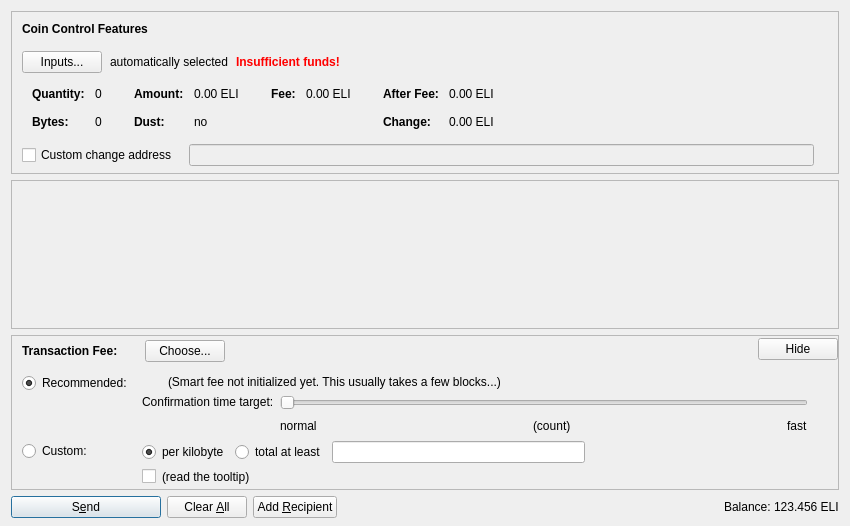
<?xml version="1.0" encoding="UTF-8"?>
<ui version="4.0">
 <class>SendCoinsDialog</class>
 <widget class="QDialog" name="SendCoinsDialog">
  <property name="geometry">
   <rect>
    <x>0</x>
    <y>0</y>
    <width>850</width>
    <height>526</height>
   </rect>
  </property>
  <property name="windowTitle">
   <string>Send Coins</string>
  </property>
  <layout class="QVBoxLayout" name="verticalLayout" stretch="0,1,0,0">
   <property name="bottomMargin">
    <number>8</number>
   </property>
   <item>
    <widget class="QFrame" name="frameCoinControl">
     <property name="sizePolicy">
      <sizepolicy hsizetype="Expanding" vsizetype="Expanding">
       <horstretch>0</horstretch>
       <verstretch>0</verstretch>
      </sizepolicy>
     </property>
     <property name="maximumSize">
      <size>
       <width>16777215</width>
       <height>16777215</height>
      </size>
     </property>
     <property name="frameShape">
      <enum>QFrame::StyledPanel</enum>
     </property>
     <property name="frameShadow">
      <enum>QFrame::Sunken</enum>
     </property>
     <layout class="QVBoxLayout" name="verticalLayoutCoinControl2">
      <property name="spacing">
       <number>0</number>
      </property>
      <property name="leftMargin">
       <number>0</number>
      </property>
      <property name="topMargin">
       <number>0</number>
      </property>
      <property name="rightMargin">
       <number>0</number>
      </property>
      <property name="bottomMargin">
       <number>6</number>
      </property>
      <item>
       <layout class="QVBoxLayout" name="verticalLayoutCoinControl" stretch="0,0,0,0,1">
        <property name="spacing">
         <number>0</number>
        </property>
        <property name="leftMargin">
         <number>10</number>
        </property>
        <property name="topMargin">
         <number>10</number>
        </property>
        <item>
         <layout class="QHBoxLayout" name="horizontalLayoutCoinControl1">
          <property name="bottomMargin">
           <number>15</number>
          </property>
          <item>
           <widget class="QLabel" name="labelCoinControlFeatures">
            <property name="sizePolicy">
             <sizepolicy hsizetype="Preferred" vsizetype="Maximum">
              <horstretch>0</horstretch>
              <verstretch>0</verstretch>
             </sizepolicy>
            </property>
            <property name="font">
             <font>
              <weight>75</weight>
              <bold>true</bold>
             </font>
            </property>
            <property name="styleSheet">
             <string notr="true">font-weight:bold;</string>
            </property>
            <property name="text">
             <string>Coin Control Features</string>
            </property>
           </widget>
          </item>
         </layout>
        </item>
        <item>
         <layout class="QHBoxLayout" name="horizontalLayoutCoinControl2" stretch="0,0,0,0">
          <property name="spacing">
           <number>8</number>
          </property>
          <property name="bottomMargin">
           <number>10</number>
          </property>
          <item>
           <widget class="QPushButton" name="pushButtonCoinControl">
            <property name="styleSheet">
             <string notr="true"/>
            </property>
            <property name="text">
             <string>Inputs...</string>
            </property>
            <property name="autoDefault">
             <bool>false</bool>
            </property>
           </widget>
          </item>
          <item>
           <widget class="QLabel" name="labelCoinControlAutomaticallySelected">
            <property name="text">
             <string>automatically selected</string>
            </property>
            <property name="margin">
             <number>5</number>
            </property>
           </widget>
          </item>
          <item>
           <widget class="QLabel" name="labelCoinControlInsuffFunds">
            <property name="font">
             <font>
              <weight>75</weight>
              <bold>true</bold>
             </font>
            </property>
            <property name="styleSheet">
             <string notr="true">color:red;font-weight:bold;</string>
            </property>
            <property name="text">
             <string>Insufficient funds!</string>
            </property>
            <property name="margin">
             <number>5</number>
            </property>
           </widget>
          </item>
          <item>
           <spacer name="horizontalSpacerCoinControl">
            <property name="orientation">
             <enum>Qt::Horizontal</enum>
            </property>
            <property name="sizeHint" stdset="0">
             <size>
              <width>40</width>
              <height>1</height>
             </size>
            </property>
           </spacer>
          </item>
         </layout>
        </item>
        <item>
         <widget class="QWidget" name="widgetCoinControl" native="true">
          <property name="sizePolicy">
           <sizepolicy hsizetype="Preferred" vsizetype="Preferred">
            <horstretch>0</horstretch>
            <verstretch>0</verstretch>
           </sizepolicy>
          </property>
          <property name="minimumSize">
           <size>
            <width>0</width>
            <height>0</height>
           </size>
          </property>
          <property name="styleSheet">
           <string notr="true"/>
          </property>
          <layout class="QHBoxLayout" name="horizontalLayoutCoinControl5">
           <property name="leftMargin">
            <number>0</number>
           </property>
           <property name="topMargin">
            <number>0</number>
           </property>
           <property name="rightMargin">
            <number>0</number>
           </property>
           <property name="bottomMargin">
            <number>0</number>
           </property>
           <item>
            <layout class="QHBoxLayout" name="horizontalLayoutCoinControl3" stretch="0,0,0,1">
             <property name="spacing">
              <number>20</number>
             </property>
             <property name="topMargin">
              <number>0</number>
             </property>
             <property name="bottomMargin">
              <number>10</number>
             </property>
             <item>
              <layout class="QFormLayout" name="formLayoutCoinControl1">
               <property name="horizontalSpacing">
                <number>10</number>
               </property>
               <property name="verticalSpacing">
                <number>14</number>
               </property>
               <property name="leftMargin">
                <number>10</number>
               </property>
               <property name="topMargin">
                <number>4</number>
               </property>
               <property name="rightMargin">
                <number>6</number>
               </property>
               <item row="0" column="0">
                <widget class="QLabel" name="labelCoinControlQuantityText">
                 <property name="font">
                  <font>
                   <weight>75</weight>
                   <bold>true</bold>
                  </font>
                 </property>
                 <property name="text">
                  <string>Quantity:</string>
                 </property>
                 <property name="margin">
                  <number>0</number>
                 </property>
                </widget>
               </item>
               <item row="0" column="1">
                <widget class="QLabel" name="labelCoinControlQuantity">
                 <property name="cursor">
                  <cursorShape>IBeamCursor</cursorShape>
                 </property>
                 <property name="contextMenuPolicy">
                  <enum>Qt::ActionsContextMenu</enum>
                 </property>
                 <property name="text">
                  <string notr="true">0</string>
                 </property>
                 <property name="margin">
                  <number>0</number>
                 </property>
                 <property name="textInteractionFlags">
                  <set>Qt::LinksAccessibleByMouse|Qt::TextSelectableByKeyboard|Qt::TextSelectableByMouse</set>
                 </property>
                </widget>
               </item>
               <item row="1" column="0">
                <widget class="QLabel" name="labelCoinControlBytesText">
                 <property name="font">
                  <font>
                   <weight>75</weight>
                   <bold>true</bold>
                  </font>
                 </property>
                 <property name="text">
                  <string>Bytes:</string>
                 </property>
                </widget>
               </item>
               <item row="1" column="1">
                <widget class="QLabel" name="labelCoinControlBytes">
                 <property name="cursor">
                  <cursorShape>IBeamCursor</cursorShape>
                 </property>
                 <property name="contextMenuPolicy">
                  <enum>Qt::ActionsContextMenu</enum>
                 </property>
                 <property name="text">
                  <string notr="true">0</string>
                 </property>
                 <property name="textInteractionFlags">
                  <set>Qt::LinksAccessibleByMouse|Qt::TextSelectableByKeyboard|Qt::TextSelectableByMouse</set>
                 </property>
                </widget>
               </item>
              </layout>
             </item>
             <item>
              <layout class="QFormLayout" name="formLayoutCoinControl2">
               <property name="horizontalSpacing">
                <number>10</number>
               </property>
               <property name="verticalSpacing">
                <number>14</number>
               </property>
               <property name="leftMargin">
                <number>6</number>
               </property>
               <property name="topMargin">
                <number>4</number>
               </property>
               <property name="rightMargin">
                <number>6</number>
               </property>
               <item row="0" column="0">
                <widget class="QLabel" name="labelCoinControlAmountText">
                 <property name="font">
                  <font>
                   <weight>75</weight>
                   <bold>true</bold>
                  </font>
                 </property>
                 <property name="text">
                  <string>Amount:</string>
                 </property>
                 <property name="margin">
                  <number>0</number>
                 </property>
                </widget>
               </item>
               <item row="0" column="1">
                <widget class="QLabel" name="labelCoinControlAmount">
                 <property name="cursor">
                  <cursorShape>IBeamCursor</cursorShape>
                 </property>
                 <property name="contextMenuPolicy">
                  <enum>Qt::ActionsContextMenu</enum>
                 </property>
                 <property name="text">
                  <string notr="true">0.00 ELI</string>
                 </property>
                 <property name="textInteractionFlags">
                  <set>Qt::LinksAccessibleByMouse|Qt::TextSelectableByKeyboard|Qt::TextSelectableByMouse</set>
                 </property>
                </widget>
               </item>
               <item row="1" column="0">
                <widget class="QLabel" name="labelCoinControlLowOutputText">
                 <property name="font">
                  <font>
                   <weight>75</weight>
                   <bold>true</bold>
                  </font>
                 </property>
                 <property name="text">
                  <string>Dust:</string>
                 </property>
                </widget>
               </item>
               <item row="1" column="1">
                <widget class="QLabel" name="labelCoinControlLowOutput">
                 <property name="cursor">
                  <cursorShape>IBeamCursor</cursorShape>
                 </property>
                 <property name="contextMenuPolicy">
                  <enum>Qt::ActionsContextMenu</enum>
                 </property>
                 <property name="text">
                  <string notr="true">no</string>
                 </property>
                 <property name="textInteractionFlags">
                  <set>Qt::LinksAccessibleByMouse|Qt::TextSelectableByKeyboard|Qt::TextSelectableByMouse</set>
                 </property>
                </widget>
               </item>
              </layout>
             </item>
             <item>
              <layout class="QFormLayout" name="formLayoutCoinControl3">
               <property name="horizontalSpacing">
                <number>10</number>
               </property>
               <property name="verticalSpacing">
                <number>14</number>
               </property>
               <property name="leftMargin">
                <number>6</number>
               </property>
               <property name="topMargin">
                <number>4</number>
               </property>
               <property name="rightMargin">
                <number>6</number>
               </property>
               <item row="0" column="0">
                <widget class="QLabel" name="labelCoinControlFeeText">
                 <property name="font">
                  <font>
                   <weight>75</weight>
                   <bold>true</bold>
                  </font>
                 </property>
                 <property name="text">
                  <string>Fee:</string>
                 </property>
                 <property name="margin">
                  <number>0</number>
                 </property>
                </widget>
               </item>
               <item row="0" column="1">
                <widget class="QLabel" name="labelCoinControlFee">
                 <property name="cursor">
                  <cursorShape>IBeamCursor</cursorShape>
                 </property>
                 <property name="contextMenuPolicy">
                  <enum>Qt::ActionsContextMenu</enum>
                 </property>
                 <property name="text">
                  <string notr="true">0.00 ELI</string>
                 </property>
                 <property name="textInteractionFlags">
                  <set>Qt::LinksAccessibleByMouse|Qt::TextSelectableByKeyboard|Qt::TextSelectableByMouse</set>
                 </property>
                </widget>
               </item>
              </layout>
             </item>
             <item>
              <layout class="QFormLayout" name="formLayoutCoinControl4">
               <property name="horizontalSpacing">
                <number>10</number>
               </property>
               <property name="verticalSpacing">
                <number>14</number>
               </property>
               <property name="leftMargin">
                <number>6</number>
               </property>
               <property name="topMargin">
                <number>4</number>
               </property>
               <property name="rightMargin">
                <number>6</number>
               </property>
               <item row="0" column="0">
                <widget class="QLabel" name="labelCoinControlAfterFeeText">
                 <property name="font">
                  <font>
                   <weight>75</weight>
                   <bold>true</bold>
                  </font>
                 </property>
                 <property name="text">
                  <string>After Fee:</string>
                 </property>
                 <property name="margin">
                  <number>0</number>
                 </property>
                </widget>
               </item>
               <item row="0" column="1">
                <widget class="QLabel" name="labelCoinControlAfterFee">
                 <property name="cursor">
                  <cursorShape>IBeamCursor</cursorShape>
                 </property>
                 <property name="contextMenuPolicy">
                  <enum>Qt::ActionsContextMenu</enum>
                 </property>
                 <property name="text">
                  <string notr="true">0.00 ELI</string>
                 </property>
                 <property name="textInteractionFlags">
                  <set>Qt::LinksAccessibleByMouse|Qt::TextSelectableByKeyboard|Qt::TextSelectableByMouse</set>
                 </property>
                </widget>
               </item>
               <item row="1" column="0">
                <widget class="QLabel" name="labelCoinControlChangeText">
                 <property name="font">
                  <font>
                   <weight>75</weight>
                   <bold>true</bold>
                  </font>
                 </property>
                 <property name="text">
                  <string>Change:</string>
                 </property>
                </widget>
               </item>
               <item row="1" column="1">
                <widget class="QLabel" name="labelCoinControlChange">
                 <property name="cursor">
                  <cursorShape>IBeamCursor</cursorShape>
                 </property>
                 <property name="contextMenuPolicy">
                  <enum>Qt::ActionsContextMenu</enum>
                 </property>
                 <property name="text">
                  <string notr="true">0.00 ELI</string>
                 </property>
                 <property name="textInteractionFlags">
                  <set>Qt::LinksAccessibleByMouse|Qt::TextSelectableByKeyboard|Qt::TextSelectableByMouse</set>
                 </property>
                </widget>
               </item>
              </layout>
             </item>
            </layout>
           </item>
          </layout>
         </widget>
        </item>
        <item>
         <layout class="QHBoxLayout" name="horizontalLayoutCoinControl4" stretch="0,0,0">
          <property name="spacing">
           <number>12</number>
          </property>
          <property name="sizeConstraint">
           <enum>QLayout::SetDefaultConstraint</enum>
          </property>
          <property name="topMargin">
           <number>5</number>
          </property>
          <property name="rightMargin">
           <number>5</number>
          </property>
          <item>
           <widget class="QCheckBox" name="checkBoxCoinControlChange">
            <property name="toolTip">
             <string>If this is activated, but the change address is empty or invalid, change will be sent to a newly generated address.</string>
            </property>
            <property name="text">
             <string>Custom change address</string>
            </property>
           </widget>
          </item>
          <item>
           <widget class="QValidatedLineEdit" name="lineEditCoinControlChange">
            <property name="enabled">
             <bool>false</bool>
            </property>
            <property name="sizePolicy">
             <sizepolicy hsizetype="Expanding" vsizetype="Fixed">
              <horstretch>0</horstretch>
              <verstretch>0</verstretch>
             </sizepolicy>
            </property>
           </widget>
          </item>
          <item>
           <widget class="QLabel" name="labelCoinControlChangeLabel">
            <property name="sizePolicy">
             <sizepolicy hsizetype="Preferred" vsizetype="Expanding">
              <horstretch>0</horstretch>
              <verstretch>0</verstretch>
             </sizepolicy>
            </property>
            <property name="minimumSize">
             <size>
              <width>0</width>
              <height>0</height>
             </size>
            </property>
            <property name="text">
             <string/>
            </property>
            <property name="margin">
             <number>3</number>
            </property>
           </widget>
          </item>
         </layout>
        </item>
        <item>
         <spacer name="verticalSpacerCoinControl">
          <property name="orientation">
           <enum>Qt::Vertical</enum>
          </property>
          <property name="sizeHint" stdset="0">
           <size>
            <width>800</width>
            <height>1</height>
           </size>
          </property>
         </spacer>
        </item>
       </layout>
      </item>
     </layout>
    </widget>
   </item>
   <item>
    <widget class="QScrollArea" name="scrollArea">
     <property name="widgetResizable">
      <bool>true</bool>
     </property>
     <widget class="QWidget" name="scrollAreaWidgetContents">
      <property name="geometry">
       <rect>
        <x>0</x>
        <y>0</y>
        <width>830</width>
        <height>104</height>
       </rect>
      </property>
      <layout class="QVBoxLayout" name="verticalLayout_2" stretch="0,1">
       <property name="leftMargin">
        <number>0</number>
       </property>
       <property name="topMargin">
        <number>0</number>
       </property>
       <property name="rightMargin">
        <number>0</number>
       </property>
       <property name="bottomMargin">
        <number>0</number>
       </property>
       <item>
        <layout class="QVBoxLayout" name="entries">
         <property name="spacing">
          <number>6</number>
         </property>
        </layout>
       </item>
       <item>
        <spacer name="verticalSpacer">
         <property name="orientation">
          <enum>Qt::Vertical</enum>
         </property>
         <property name="sizeHint" stdset="0">
          <size>
           <width>20</width>
           <height>40</height>
          </size>
         </property>
        </spacer>
       </item>
      </layout>
     </widget>
    </widget>
   </item>
   <item>
    <widget class="QFrame" name="frameFee">
     <property name="sizePolicy">
      <sizepolicy hsizetype="Expanding" vsizetype="Expanding">
       <horstretch>0</horstretch>
       <verstretch>0</verstretch>
      </sizepolicy>
     </property>
     <property name="maximumSize">
      <size>
       <width>16777215</width>
       <height>16777215</height>
      </size>
     </property>
     <property name="frameShape">
      <enum>QFrame::StyledPanel</enum>
     </property>
     <property name="frameShadow">
      <enum>QFrame::Sunken</enum>
     </property>
     <layout class="QVBoxLayout" name="verticalLayoutFee1">
      <property name="spacing">
       <number>0</number>
      </property>
      <property name="leftMargin">
       <number>0</number>
      </property>
      <property name="topMargin">
       <number>0</number>
      </property>
      <property name="rightMargin">
       <number>0</number>
      </property>
      <property name="bottomMargin">
       <number>0</number>
      </property>
      <item>
       <layout class="QVBoxLayout" name="verticalLayoutFee2" stretch="0,0,0">
        <property name="spacing">
         <number>0</number>
        </property>
        <property name="leftMargin">
         <number>10</number>
        </property>
        <property name="topMargin">
         <number>0</number>
        </property>
        <item>
         <layout class="QHBoxLayout" name="horizontalLayoutFee1">
          <property name="bottomMargin">
           <number>0</number>
          </property>
          <item>
           <layout class="QVBoxLayout" name="verticalLayoutFee7">
            <property name="spacing">
             <number>0</number>
            </property>
            <item>
             <spacer name="verticalSpacerSmartFee">
              <property name="orientation">
               <enum>Qt::Vertical</enum>
              </property>
              <property name="sizeType">
               <enum>QSizePolicy::Fixed</enum>
              </property>
              <property name="sizeHint" stdset="0">
               <size>
                <width>1</width>
                <height>4</height>
               </size>
              </property>
             </spacer>
            </item>
            <item>
             <layout class="QHBoxLayout" name="horizontalLayoutSmartFee">
              <property name="spacing">
               <number>10</number>
              </property>
              <item>
               <widget class="QLabel" name="labelFeeHeadline">
                <property name="sizePolicy">
                 <sizepolicy hsizetype="Preferred" vsizetype="Maximum">
                  <horstretch>0</horstretch>
                  <verstretch>0</verstretch>
                 </sizepolicy>
                </property>
                <property name="font">
                 <font>
                  <weight>75</weight>
                  <bold>true</bold>
                 </font>
                </property>
                <property name="styleSheet">
                 <string notr="true">font-weight:bold;</string>
                </property>
                <property name="text">
                 <string>Transaction Fee:</string>
                </property>
               </widget>
              </item>
              <item>
               <widget class="QLabel" name="labelFeeMinimized">
                <property name="text">
                 <string/>
                </property>
               </widget>
              </item>
              <item>
               <widget class="QPushButton" name="buttonChooseFee">
                <property name="text">
                 <string>Choose...</string>
                </property>
               </widget>
              </item>
             </layout>
            </item>
            <item>
             <spacer name="verticalSpacer_5">
              <property name="orientation">
               <enum>Qt::Vertical</enum>
              </property>
              <property name="sizeHint" stdset="0">
               <size>
                <width>1</width>
                <height>1</height>
               </size>
              </property>
             </spacer>
            </item>
           </layout>
          </item>
          <item>
           <spacer name="horizontalSpacer_4">
            <property name="orientation">
             <enum>Qt::Horizontal</enum>
            </property>
            <property name="sizeHint" stdset="0">
             <size>
              <width>40</width>
              <height>20</height>
             </size>
            </property>
           </spacer>
          </item>
          <item>
           <widget class="QPushButton" name="buttonMinimizeFee">
            <property name="toolTip">
             <string>collapse fee-settings</string>
            </property>
            <property name="text">
             <string>Hide</string>
            </property>
           </widget>
          </item>
         </layout>
        </item>
        <item>
         <widget class="QFrame" name="frameFeeSelection">
          <layout class="QVBoxLayout" name="verticalLayoutFee12">
           <property name="spacing">
            <number>0</number>
           </property>
           <property name="leftMargin">
            <number>0</number>
           </property>
           <property name="topMargin">
            <number>0</number>
           </property>
           <property name="rightMargin">
            <number>0</number>
           </property>
           <property name="bottomMargin">
            <number>0</number>
           </property>
           <item>
            <layout class="QGridLayout" name="gridLayoutFee">
             <property name="topMargin">
              <number>10</number>
             </property>
             <property name="bottomMargin">
              <number>4</number>
             </property>
             <property name="horizontalSpacing">
              <number>10</number>
             </property>
             <property name="verticalSpacing">
              <number>4</number>
             </property>
             <item row="1" column="1">
              <layout class="QVBoxLayout" name="verticalLayoutFee8">
               <property name="spacing">
                <number>6</number>
               </property>
               <item>
                <layout class="QHBoxLayout" name="horizontalLayoutFee13">
                 <item>
                  <widget class="QRadioButton" name="radioCustomPerKilobyte">
                   <property name="toolTip">
                    <string>If the custom fee is set to 1000 satoshis and the transaction is only 250 bytes, then &quot;per kilobyte&quot; only pays 250 satoshis in fee, while &quot;total at least&quot; pays 1000 satoshis. For transactions bigger than a kilobyte both pay by kilobyte.</string>
                   </property>
                   <property name="text">
                    <string>per kilobyte</string>
                   </property>
                   <property name="checked">
                    <bool>true</bool>
                   </property>
                   <attribute name="buttonGroup">
                    <string notr="true">groupCustomFee</string>
                   </attribute>
                  </widget>
                 </item>
                 <item>
                  <widget class="QRadioButton" name="radioCustomAtLeast">
                   <property name="toolTip">
                    <string>If the custom fee is set to 1000 satoshis and the transaction is only 250 bytes, then &quot;per kilobyte&quot; only pays 250 satoshis in fee, while &quot;total at least&quot; pays 1000 satoshis. For transactions bigger than a kilobyte both pay by kilobyte.</string>
                   </property>
                   <property name="text">
                    <string>total at least</string>
                   </property>
                   <attribute name="buttonGroup">
                    <string notr="true">groupCustomFee</string>
                   </attribute>
                  </widget>
                 </item>
                 <item>
                  <widget class="BitcoinAmountField" name="customFee"/>
                 </item>
                 <item>
                  <spacer name="horizontalSpacer_6">
                   <property name="orientation">
                    <enum>Qt::Horizontal</enum>
                   </property>
                   <property name="sizeHint" stdset="0">
                    <size>
                     <width>1</width>
                     <height>1</height>
                    </size>
                   </property>
                  </spacer>
                 </item>
                </layout>
               </item>
               <item>
                <layout class="QHBoxLayout" name="horizontalLayoutFee8">
                 <item>
                  <widget class="QCheckBox" name="checkBoxMinimumFee">
                   <property name="toolTip">
                    <string>Paying only the minimum fee is just fine as long as there is less transaction volume than space in the blocks. But be aware that this can end up in a never confirming transaction once there is more demand for elicoin transactions than the network can process.</string>
                   </property>
                   <property name="text">
                    <string/>
                   </property>
                  </widget>
                 </item>
                 <item>
                  <widget class="QLabel" name="labelMinFeeWarning">
                   <property name="enabled">
                    <bool>true</bool>
                   </property>
                   <property name="toolTip">
                    <string>Paying only the minimum fee is just fine as long as there is less transaction volume than space in the blocks. But be aware that this can end up in a never confirming transaction once there is more demand for elicoin transactions than the network can process.</string>
                   </property>
                   <property name="text">
                    <string>(read the tooltip)</string>
                   </property>
                   <property name="margin">
                    <number>5</number>
                   </property>
                  </widget>
                 </item>
                 <item>
                  <spacer name="horizontalSpacer_2">
                   <property name="orientation">
                    <enum>Qt::Horizontal</enum>
                   </property>
                   <property name="sizeHint" stdset="0">
                    <size>
                     <width>1</width>
                     <height>1</height>
                    </size>
                   </property>
                  </spacer>
                 </item>
                </layout>
               </item>
              </layout>
             </item>
             <item row="0" column="0">
              <layout class="QVBoxLayout" name="verticalLayoutFee4" stretch="0,1">
               <item>
                <widget class="QRadioButton" name="radioSmartFee">
                 <property name="text">
                  <string>Recommended:</string>
                 </property>
                 <property name="checked">
                  <bool>true</bool>
                 </property>
                 <attribute name="buttonGroup">
                  <string notr="true">groupFee</string>
                 </attribute>
                </widget>
               </item>
               <item>
                <spacer name="verticalSpacer_2">
                 <property name="orientation">
                  <enum>Qt::Vertical</enum>
                 </property>
                 <property name="sizeHint" stdset="0">
                  <size>
                   <width>1</width>
                   <height>1</height>
                  </size>
                 </property>
                </spacer>
               </item>
              </layout>
             </item>
             <item row="1" column="0">
              <layout class="QVBoxLayout" name="verticalLayoutFee9" stretch="0,1">
               <item>
                <widget class="QRadioButton" name="radioCustomFee">
                 <property name="text">
                  <string>Custom:</string>
                 </property>
                 <attribute name="buttonGroup">
                  <string notr="true">groupFee</string>
                 </attribute>
                </widget>
               </item>
               <item>
                <spacer name="verticalSpacer_6">
                 <property name="orientation">
                  <enum>Qt::Vertical</enum>
                 </property>
                 <property name="sizeHint" stdset="0">
                  <size>
                   <width>1</width>
                   <height>1</height>
                  </size>
                 </property>
                </spacer>
               </item>
              </layout>
             </item>
             <item row="0" column="1">
              <layout class="QVBoxLayout" name="verticalLayoutFee3" stretch="0,0,1">
               <property name="spacing">
                <number>6</number>
               </property>
               <property name="topMargin">
                <number>2</number>
               </property>
               <item>
                <layout class="QHBoxLayout" name="horizontalLayoutFee12">
                 <item>
                  <widget class="QLabel" name="labelSmartFee">
                   <property name="text">
                    <string/>
                   </property>
                   <property name="margin">
                    <number>2</number>
                   </property>
                  </widget>
                 </item>
                 <item>
                  <widget class="QLabel" name="labelFeeEstimation">
                   <property name="text">
                    <string/>
                   </property>
                  </widget>
                 </item>
                 <item>
                  <widget class="QLabel" name="labelSmartFee2">
                   <property name="text">
                    <string>(Smart fee not initialized yet. This usually takes a few blocks...)</string>
                   </property>
                   <property name="margin">
                    <number>2</number>
                   </property>
                  </widget>
                 </item>
                 <item>
                  <spacer name="horizontalSpacer_5">
                   <property name="orientation">
                    <enum>Qt::Horizontal</enum>
                   </property>
                   <property name="sizeHint" stdset="0">
                    <size>
                     <width>1</width>
                     <height>1</height>
                    </size>
                   </property>
                  </spacer>
                 </item>
                </layout>
               </item>
               <item>
                <layout class="QHBoxLayout" name="horizontalLayoutFee9">
                 <item>
                  <layout class="QVBoxLayout" name="verticalLayoutFee6">
                   <item>
                    <widget class="QLabel" name="labelSmartFee3">
                     <property name="text">
                      <string>Confirmation time target:</string>
                     </property>
                     <property name="margin">
                      <number>2</number>
                     </property>
                    </widget>
                   </item>
                   <item>
                    <spacer name="verticalSpacer_3">
                     <property name="orientation">
                      <enum>Qt::Vertical</enum>
                     </property>
                     <property name="sizeHint" stdset="0">
                      <size>
                       <width>1</width>
                       <height>1</height>
                      </size>
                     </property>
                    </spacer>
                   </item>
                  </layout>
                 </item>
                 <item>
                  <layout class="QVBoxLayout" name="verticalLayoutFee5">
                   <property name="rightMargin">
                    <number>30</number>
                   </property>
                   <item>
                    <widget class="QSlider" name="sliderSmartFee">
                     <property name="minimum">
                      <number>0</number>
                     </property>
                     <property name="maximum">
                      <number>23</number>
                     </property>
                     <property name="pageStep">
                      <number>1</number>
                     </property>
                     <property name="value">
                      <number>0</number>
                     </property>
                     <property name="orientation">
                      <enum>Qt::Horizontal</enum>
                     </property>
                     <property name="invertedAppearance">
                      <bool>false</bool>
                     </property>
                     <property name="invertedControls">
                      <bool>false</bool>
                     </property>
                     <property name="tickPosition">
                      <enum>QSlider::NoTicks</enum>
                     </property>
                    </widget>
                   </item>
                   <item>
                    <layout class="QHBoxLayout" name="horizontalLayoutFee10">
                     <item>
                      <widget class="QLabel" name="labelSmartFeeNormal">
                       <property name="text">
                        <string>normal</string>
                       </property>
                      </widget>
                     </item>
                     <item>
                      <spacer name="horizontalSpacer_7">
                       <property name="orientation">
                        <enum>Qt::Horizontal</enum>
                       </property>
                       <property name="sizeHint" stdset="0">
                        <size>
                         <width>40</width>
                         <height>20</height>
                        </size>
                       </property>
                      </spacer>
                     </item>
                     <item>
                      <widget class="QLabel" name="confirmationTargetLabel">
                       <property name="text">
                        <string notr="true">(count)</string>
                       </property>
                      </widget>
                     </item>
                     <item>
                      <spacer name="horizontalSpacer_3">
                       <property name="orientation">
                        <enum>Qt::Horizontal</enum>
                       </property>
                       <property name="sizeHint" stdset="0">
                        <size>
                         <width>40</width>
                         <height>20</height>
                        </size>
                       </property>
                      </spacer>
                     </item>
                     <item>
                      <widget class="QLabel" name="labelSmartFeeFast">
                       <property name="text">
                        <string>fast</string>
                       </property>
                      </widget>
                     </item>
                    </layout>
                   </item>
                  </layout>
                 </item>
                </layout>
               </item>
               <item>
                <spacer name="verticalSpacer_4">
                 <property name="orientation">
                  <enum>Qt::Vertical</enum>
                 </property>
                 <property name="sizeHint" stdset="0">
                  <size>
                   <width>1</width>
                   <height>1</height>
                  </size>
                 </property>
                </spacer>
               </item>
              </layout>
             </item>
            </layout>
           </item>
          </layout>
         </widget>
        </item>
        <item>
         <spacer name="verticalSpacerFee">
          <property name="orientation">
           <enum>Qt::Vertical</enum>
          </property>
          <property name="sizeHint" stdset="0">
           <size>
            <width>800</width>
            <height>1</height>
           </size>
          </property>
         </spacer>
        </item>
       </layout>
      </item>
     </layout>
    </widget>
   </item>
   <item>
    <layout class="QHBoxLayout" name="horizontalLayout">
     <item>
      <widget class="QPushButton" name="sendButton">
       <property name="minimumSize">
        <size>
         <width>150</width>
         <height>0</height>
        </size>
       </property>
       <property name="toolTip">
        <string>Confirm the send action</string>
       </property>
       <property name="text">
        <string>S&amp;end</string>
       </property>
       <property name="icon">
        <iconset resource="../bitcoin.qrc">
         <normaloff>:/icons/send</normaloff>:/icons/send</iconset>
       </property>
       <property name="autoDefault">
        <bool>false</bool>
       </property>
       <property name="default">
        <bool>true</bool>
       </property>
      </widget>
     </item>
     <item>
      <widget class="QPushButton" name="clearButton">
       <property name="sizePolicy">
        <sizepolicy hsizetype="Minimum" vsizetype="Fixed">
         <horstretch>0</horstretch>
         <verstretch>0</verstretch>
        </sizepolicy>
       </property>
       <property name="toolTip">
        <string>Clear all fields of the form.</string>
       </property>
       <property name="text">
        <string>Clear &amp;All</string>
       </property>
       <property name="icon">
        <iconset resource="../bitcoin.qrc">
         <normaloff>:/icons/remove</normaloff>:/icons/remove</iconset>
       </property>
       <property name="autoDefault">
        <bool>false</bool>
       </property>
      </widget>
     </item>
     <item>
      <widget class="QPushButton" name="addButton">
       <property name="toolTip">
        <string>Send to multiple recipients at once</string>
       </property>
       <property name="text">
        <string>Add &amp;Recipient</string>
       </property>
       <property name="icon">
        <iconset resource="../bitcoin.qrc">
         <normaloff>:/icons/add</normaloff>:/icons/add</iconset>
       </property>
       <property name="autoDefault">
        <bool>false</bool>
       </property>
      </widget>
     </item>
     <item>
      <spacer name="horizontalSpacer">
       <property name="orientation">
        <enum>Qt::Horizontal</enum>
       </property>
       <property name="sizeHint" stdset="0">
        <size>
         <width>40</width>
         <height>20</height>
        </size>
       </property>
      </spacer>
     </item>
     <item>
      <layout class="QHBoxLayout" name="horizontalLayout_2">
       <property name="spacing">
        <number>3</number>
       </property>
       <item>
        <widget class="QLabel" name="label">
         <property name="sizePolicy">
          <sizepolicy hsizetype="Preferred" vsizetype="Fixed">
           <horstretch>0</horstretch>
           <verstretch>0</verstretch>
          </sizepolicy>
         </property>
         <property name="text">
          <string>Balance:</string>
         </property>
        </widget>
       </item>
       <item>
        <widget class="QLabel" name="labelBalance">
         <property name="sizePolicy">
          <sizepolicy hsizetype="Preferred" vsizetype="Fixed">
           <horstretch>0</horstretch>
           <verstretch>0</verstretch>
          </sizepolicy>
         </property>
         <property name="cursor">
          <cursorShape>IBeamCursor</cursorShape>
         </property>
         <property name="text">
          <string notr="true">123.456 ELI</string>
         </property>
         <property name="textInteractionFlags">
          <set>Qt::LinksAccessibleByMouse|Qt::TextSelectableByKeyboard|Qt::TextSelectableByMouse</set>
         </property>
        </widget>
       </item>
      </layout>
     </item>
    </layout>
   </item>
  </layout>
 </widget>
 <customwidgets>
  <customwidget>
   <class>QValidatedLineEdit</class>
   <extends>QLineEdit</extends>
   <header>qvalidatedlineedit.h</header>
  </customwidget>
  <customwidget>
   <class>BitcoinAmountField</class>
   <extends>QLineEdit</extends>
   <header>bitcoinamountfield.h</header>
   <container>1</container>
  </customwidget>
 </customwidgets>
 <resources>
  <include location="../bitcoin.qrc"/>
 </resources>
 <connections/>
 <buttongroups>
  <buttongroup name="groupFee"/>
  <buttongroup name="groupCustomFee"/>
 </buttongroups>
</ui>
